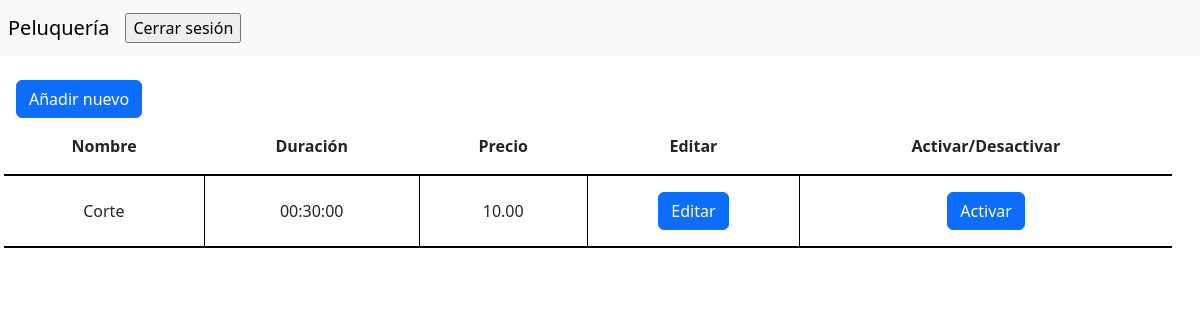
/php/servicios.php (signed in), run on the app's committed database.
### tables this page shows
CREATE TABLE `servicios` (
  `id` bigint(20) NOT NULL,
  `nombre` varchar(50) NOT NULL,
  `duracion` time NOT NULL,
  `precio` float(5,2) DEFAULT NULL,
  `activo` tinyint(4) NOT NULL DEFAULT 1
);

### php/servicios.php (the view, shortened to what this page needs)
<?php
    require_once("functions.php");
?>
<!DOCTYPE html>
<html lang="es">
<head>
    <link href="https://cdn.jsdelivr.net/npm/bootstrap@5.3.0-alpha3/dist/css/bootstrap.min.css" rel="stylesheet">
    <link rel="stylesheet" href="../estilos.css">
</head>
<body>
    <section class="container-fluid px-sm-3 px-0 mt-4 row">
        <div>
            <button type="button" class="btn btn-primary" data-bs-toggle="modal" data-bs-target="#exampleModal" data-bs-whatever="Añadir nuevo">Añadir nuevo</button>
        </div>
        <table>
            <thead>
                <tr>
                    <th>Nombre</th>
                    <th>Duración</th>
                    <th>Precio</th>
                    <th>Editar</th>
                    <th>Activar/Desactivar</th>
                </tr>
            </thead>
            <tbody>
                <?php
                    $conexion=createConnection();
                    $consulta=$conexion->query("select * from servicios");
                    while($lista=$consulta->fetch_array(MYSQLI_ASSOC)){
                        if($lista["activo"]==1){
                            $act="Desactivar";
                            $valor="0";
                        }else{
                            $act="Activar";
                            $valor="1";
                        }
                        echo "
                        <tr>
                            <td>$lista[nombre]</td>
                            <td>$lista[duracion]</td>
                            <td>$lista[precio]</td>
                            <td>
                                <button data-id='$lista[id]' type='button' class='btn btn-primary' data-bs-toggle='modal' data-bs-target='#exampleModal' data-bs-whatever='Editar'>Editar</button>
                            </td>
                            <td>
                                <form action='#' method='post'>
                                    <input type='hidden' name='id' value='$lista[id]'>
                                    <input type='hidden' name='valor' value='$valor'>
                                    <input class='recargar btn btn-primary' type='submit' name='estado' value='$act'></input>
                                </form>
                            </td>
                        </tr>
                        ";
                    }
                ?>
            </tbody>
        </table>
    </section>
</body>
</html>

### estilos.css (style rules this page uses)
*,::after,::before { box-sizing: border-box; }
body { margin: 0; height: 100vh; }
table td,th { padding: 1rem; }
table { text-align: center }
table:not(#calendario) thead, tr { border-bottom: 2px solid black; }
#calendario th, td { border-right: 1px solid black; }
#calendario tr:last-child,td:last-child { border: none; }

### data on the page
servicios: nombre "Corte", duracion "00:30:00", precio "10.00", estado "Activar"
